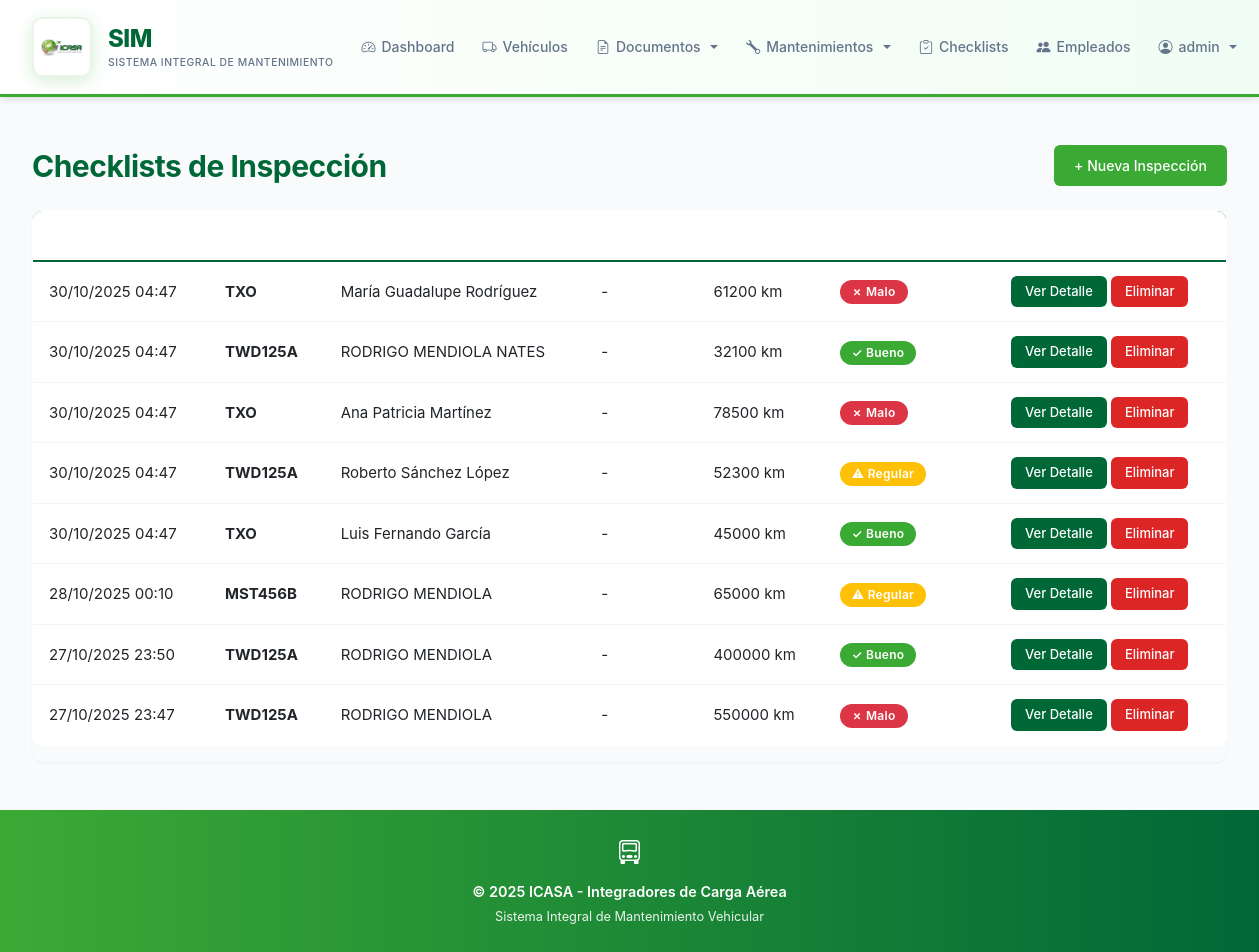
Screenshot of /checklists/ (signed in) with the database file from the repository.
### vehicles/models.py (models this page shows, shortened)
class VehicleChecklist(models.Model):
    STATUS_CHOICES = [('Bueno', 'Bueno'), ('Regular', 'Regular'), ('Malo', 'Malo')]
    STATION_CHOICES = [
        ('Aguascalientes', 'Aguascalientes'),
        ('Baja California', 'Baja California'),
        ('Baja California Sur', 'Baja California Sur'),
        ('Campeche', 'Campeche'),
        ('Chiapas', 'Chiapas'),
        ('Chihuahua', 'Chihuahua'),
        ('Ciudad de México', 'Ciudad de México'),
        ('Coahuila', 'Coahuila'),
        ('Colima', 'Colima'),
        ('Durango', 'Durango'),
        ('Estado de México', 'Estado de México'),
        ('Guanajuato', 'Guanajuato'),
        ('Guerrero', 'Guerrero'),
        ('Hidalgo', 'Hidalgo'),
        ('Jalisco', 'Jalisco'),
        ('Michoacán', 'Michoacán'),
        ('Morelos', 'Morelos'),
        ('Nayarit', 'Nayarit'),
        ('Nuevo León', 'Nuevo León'),
        ('Oaxaca', 'Oaxaca'),
        ('Puebla', 'Puebla'),
        ('Querétaro', 'Querétaro'),
        ('Quintana Roo', 'Quintana Roo'),
        ('San Luis Potosí', 'San Luis Potosí'),
        ('Sinaloa', 'Sinaloa'),
        ('Sonora', 'Sonora'),
        ('Tabasco', 'Tabasco'),
        ('Tamaulipas', 'Tamaulipas'),
        ('Tlaxcala', 'Tlaxcala'),
        ('Veracruz', 'Veracruz'),
        ('Yucatán', 'Yucatán'),
        ('Zacatecas', 'Zacatecas'),
    ]
    vehicle = models.ForeignKey(Vehicle, on_delete=models.CASCADE, related_name='checklists')
    driver_name = models.CharField(max_length=100)
    station = models.CharField(max_length=100, choices=STATION_CHOICES, blank=True, null=True, verbose_name='Estación')
    inspection_date = models.DateTimeField(auto_now_add=True)
    tires_condition = models.CharField(max_length=10, choices=STATUS_CHOICES)
    tires_pressure = models.CharField(max_length=10, choices=STATUS_CHOICES)
    lights = models.CharField(max_length=10, choices=STATUS_CHOICES)
    mirrors = models.CharField(max_length=10, choices=STATUS_CHOICES)
    windshield = models.CharField(max_length=10, choices=STATUS_CHOICES)
    wipers = models.CharField(max_length=10, choices=STATUS_CHOICES)
    body_damage = models.CharField(max_length=10, choices=STATUS_CHOICES)
    seat_belts = models.CharField(max_length=10, choices=STATUS_CHOICES)
    horn = models.CharField(max_length=10, choices=STATUS_CHOICES)
    dashboard_lights = models.CharField(max_length=10, choices=STATUS_CHOICES)
    air_conditioning = models.CharField(max_length=10, choices=STATUS_CHOICES)
    brakes = models.CharField(max_length=10, choices=STATUS_CHOICES)
    engine = models.CharField(max_length=10, choices=STATUS_CHOICES)
    oil_level = models.CharField(max_length=10, choices=STATUS_CHOICES)
    coolant_level = models.CharField(max_length=10, choices=STATUS_CHOICES)
    battery = models.CharField(max_length=10, choices=STATUS_CHOICES)
    fire_extinguisher = models.CharField(max_length=10, choices=STATUS_CHOICES)
    first_aid_kit = models.CharField(max_length=10, choices=STATUS_CHOICES)
    warning_triangles = models.CharField(max_length=10, choices=STATUS_CHOICES)
    observations = models.TextField(blank=True)
    odometer_reading = models.IntegerField()
    fuel_level = models.CharField(max_length=20, choices=[('Lleno', 'Lleno'), ('3/4', '3/4'), ('1/2', '1/2'), ('1/4', '1/4'), ('Vacío', 'Vacío')])
    class Meta:
        ordering = ['-inspection_date']
    @property
    def overall_status(self):
        statuses = [self.tires_condition, self.tires_pressure, self.lights, self.mirrors, self.windshield, self.wipers, self.body_damage, self.seat_belts, self.horn, self.dashboard_lights, self.air_conditioning, self.brakes, self.engine, self.oil_level, self.coolant_level, self.battery, self.fire_extinguisher, self.first_aid_kit, self.warning_triangles]
        if 'Malo' in statuses:
            return 'Malo'
        elif 'Regular' in statuses:
            return 'Regular'
        return 'Bueno'

class Vehicle(models.Model):
    STATUS_CHOICES = [
        ('Active', 'Active'),
        ('Maintenance', 'Maintenance'),
        ('Out of service', 'Out of service')
    ]
    STATION_CHOICES = [
        ('Aguascalientes', 'Aguascalientes'),
        ('Baja California', 'Baja California'),
        ('Baja California Sur', 'Baja California Sur'),
        ('Campeche', 'Campeche'),
        ('Chiapas', 'Chiapas'),
        ('Chihuahua', 'Chihuahua'),
        ('Ciudad de México', 'Ciudad de México'),
        ('Coahuila', 'Coahuila'),
        ('Colima', 'Colima'),
        ('Durango', 'Durango'),
        ('Estado de México', 'Estado de México'),
        ('Guanajuato', 'Guanajuato'),
        ('Guerrero', 'Guerrero'),
        ('Hidalgo', 'Hidalgo'),
        ('Jalisco', 'Jalisco'),
        ('Michoacán', 'Michoacán'),
        ('Morelos', 'Morelos'),
        ('Nayarit', 'Nayarit'),
        ('Nuevo León', 'Nuevo León'),
        ('Oaxaca', 'Oaxaca'),
        ('Puebla', 'Puebla'),
        ('Querétaro', 'Querétaro'),
        ('Quintana Roo', 'Quintana Roo'),
        ('San Luis Potosí', 'San Luis Potosí'),
        ('Sinaloa', 'Sinaloa'),
        ('Sonora', 'Sonora'),
        ('Tabasco', 'Tabasco'),
        ('Tamaulipas', 'Tamaulipas'),
        ('Tlaxcala', 'Tlaxcala'),
        ('Veracruz', 'Veracruz'),
        ('Yucatán', 'Yucatán'),
        ('Zacatecas', 'Zacatecas'),
    ]
    plate = models.CharField(max_length=10, unique=True, verbose_name='Placa')
    brand = models.CharField(max_length=50, verbose_name='Marca')
    model = models.CharField(max_length=50, verbose_name='Modelo')
    year = models.IntegerField(
        validators=[MinValueValidator(1900), MaxValueValidator(datetime.now().year + 1)],
        verbose_name='Año'
    )
    status = models.CharField(max_length=20, choices=STATUS_CHOICES, default='Active', verbose_name='Estado')
    station = models.CharField(max_length=100, choices=STATION_CHOICES, blank=True, null=True, verbose_name='Estación')
    photo = models.ImageField(upload_to='vehicles/', null=True, blank=True, verbose_name='Foto')
    created_at = models.DateTimeField(auto_now_add=True, null=True, blank=True)
    updated_at = models.DateTimeField(auto_now=True, null=True, blank=True)
    class Meta:
        ordering = ['-created_at']
        verbose_name = 'Vehículo'
        verbose_name_plural = 'Vehículos'
        indexes = [models.Index(fields=['plate'])]

### vehicles/views_checklist.py (the view)
# urls.py: path('checklists/', ChecklistListView.as_view(), name='checklist_list'),
class ChecklistListView(LoginRequiredMixin, ListView):
    model = VehicleChecklist
    template_name = 'vehicles/checklist_list.html'
    context_object_name = 'checklists'
    paginate_by = 20

### vehicles/templates/vehicles/checklist_list.html (shortened to what this page needs)
{% extends 'vehicles/base.html' %}
{% block content %}
<div class="d-flex justify-content-between align-items-center mb-4">
    <h1>Checklists de Inspección</h1>
    <a href="{% url 'checklist_create' %}" class="btn btn-primary">+ Nueva Inspección</a>
</div>
{% if checklists %}
<div class="table-responsive">
    <table class="table table-hover">
        <thead>
            <tr>
                <th>Fecha</th>
                <th>Vehículo</th>
                <th>Conductor</th>
                <th>Estación</th>
                <th>Odómetro</th>
                <th>Estado General</th>
                <th>Acciones</th>
            </tr>
        </thead>
        <tbody>
        {% for checklist in checklists %}
            <tr>
                <td>{{ checklist.inspection_date|date:"d/m/Y H:i" }}</td>
                <td><strong>{{ checklist.vehicle.plate }}</strong></td>
                <td>{{ checklist.driver_name }}</td>
                <td>{{ checklist.station|default:"-" }}</td>
                <td>{{ checklist.odometer_reading }} km</td>
                <td>
                    {% if checklist.overall_status == 'Bueno' %}
                        <span class="badge bg-success">✓ Bueno</span>
                    {% elif checklist.overall_status == 'Regular' %}
                        <span class="badge bg-warning">⚠ Regular</span>
                    {% else %}
                        <span class="badge bg-danger">✗ Malo</span>
                    {% endif %}
                </td>
                <td>
                    <a href="{% url 'checklist_detail' checklist.pk %}" class="btn btn-sm btn-info">Ver Detalle</a>
                    <a href="{% url 'checklist_delete' checklist.pk %}" class="btn btn-sm btn-danger">Eliminar</a>
                </td>
            </tr>
        {% endfor %}
        </tbody>
    </table>
</div>
{% else %}
<div class="alert alert-info">
    No hay checklists registrados. <a href="{% url 'checklist_create' %}">Crear el primero</a>
</div>
{% endif %}
{% endblock %}

### vehicles/templates/vehicles/includes/navbar.html (shortened to what this page needs)
<nav class="navbar navbar-expand-lg navbar-light">
    <div class="container">
        <a class="navbar-brand" href="{% url 'dashboard' %}">
            {% load static %}
            <div class="logo-icon">
                <img src="{% static 'images/ICASA.jpg' %}" alt="ICASA Logo">
            </div>
            <div style="display:flex; flex-direction:column; line-height:1.2; gap:0.2rem;">
                <span style="font-weight:800; font-size:1.5rem; color:#006837; letter-spacing:-0.5px;">SIM</span>
                <span style="font-size:0.65rem; color:#64748b; font-weight:500; text-transform:uppercase; letter-spacing:0.5px;">Sistema Integral de Mantenimiento</span>
            </div>
        </a>
        <div class="collapse navbar-collapse" id="navbarNav">
            <ul class="navbar-nav ms-auto align-items-center">
                <li class="nav-item">
                    <a class="nav-link" href="{% url 'dashboard' %}">
                        <i class="bi bi-speedometer2"></i> Dashboard
                    </a>
                </li>
                <li class="nav-item">
                    <a class="nav-link" href="{% url 'vehicle_list' %}">
                        <i class="bi bi-truck"></i> Vehículos
                    </a>
                </li>
                {% if perms.vehicles.view_document %}
                <li class="nav-item dropdown">
                    <a class="nav-link dropdown-toggle" href="#" id="documentsDropdown" role="button" data-bs-toggle="dropdown">
                        <i class="bi bi-file-earmark-text"></i> Documentos
                    </a>
                </li>
                {% endif %}
                {% if perms.vehicles.view_maintenance %}
                <li class="nav-item dropdown">
                    <a class="nav-link dropdown-toggle" href="#" id="maintenanceDropdown" role="button" data-bs-toggle="dropdown">
                        <i class="bi bi-wrench"></i> Mantenimientos
                    </a>
                </li>
                {% endif %}
                <li class="nav-item">
                    <a class="nav-link" href="{% url 'checklist_list' %}">
                        <i class="bi bi-clipboard-check"></i> Checklists
                    </a>
                </li>
                {% if perms.vehicles.view_driver %}
                <li class="nav-item">
                    <a class="nav-link" href="{% url 'driver_list' %}">
                        <i class="bi bi-people-fill"></i> Empleados
                    </a>
                </li>
                {% endif %}
                {% if user.is_authenticated %}
                <li class="nav-item dropdown">
                    <a class="nav-link dropdown-toggle" href="#" id="userDropdown" role="button" data-bs-toggle="dropdown">
                        <i class="bi bi-person-circle"></i> {{ user.username }}
                    </a>
                </li>
                {% endif %}
            </ul>
        </div>
    </div>
</nav>

### static/css/main.css (style rules this page uses)
:root { --primary-color: #3BAA35; --secondary-color: #006837; --accent-color: #3BAA35; --accent-dark: #006837; --accent-muted: #e8f5e7; --metallic-gray: #A7A9AC; --nav-bg: #ffffff; --success-color: #3BAA35; --warning-color: #f59e0b; --danger-color: #dc2626; --info-color: #006837; --light-bg: #f8fafc; --card-bg: #ffffff; --border-color: #e2e8f0; --text-primary: #1e293b; --text-secondary: #64748b; --text-muted: #94a3b8; --shadow-sm: 0 1px 2px 0 rgba(0, 0, 0, 0.05); --shadow-md: 0 4px 6px -1px rgba(0, 0, 0, 0.1); --shadow-lg: 0 10px 15px -3px rgba(0, 0, 0, 0.1); --shadow-xl: 0 20px 25px -5px rgba(0, 0, 0, 0.1); --radius-sm: 6px; --radius-md: 10px; --radius-lg: 12px; --spacing-xs: 0.5rem; --spacing-sm: 0.75rem; --spacing-md: 1rem; --spacing-lg: 1.5rem; --spacing-xl: 2rem; }
* { margin: 0; padding: 0; box-sizing: border-box; }
body { font-family: 'Inter', -apple-system, BlinkMacSystemFont, 'Segoe UI', Roboto, sans-serif; background-color: var(--light-bg); color: var(--text-primary); line-height: 1.6; font-size: 15px; -webkit-font-smoothing: antialiased; -moz-osx-font-smoothing: grayscale; }
.navbar { background: linear-gradient(to right, #ffffff 0%, #f0fdf4 100%); padding: 0.75rem 0; border-bottom: 3px solid var(--primary-color); box-shadow: var(--shadow-md); }
.navbar .container { display: flex; align-items: center; justify-content: space-between; }
.navbar-collapse { flex-grow: 0; }
.navbar-nav { gap: 0.25rem; }
.navbar-brand { font-weight: 700; font-size: 1.5rem; letter-spacing: -0.3px; display: flex; align-items: center; gap: 1rem; transition: opacity 0.2s ease; color: var(--primary-color) !important; }
.logo-icon { width: 60px; height: 60px; background: white; border-radius: 10px; display: flex; align-items: center; justify-content: center; padding: 6px; box-shadow: 0 4px 16px rgba(59, 170, 53, 0.2); border: 2px solid var(--accent-muted); }
.logo-icon img { width: 100%; height: 100%; object-fit: contain; }
.nav-link { font-weight: 500; font-size: 0.875rem; padding: 0.5rem 0.75rem !important; border-radius: var(--radius-sm); transition: all 0.2s ease; display: flex; align-items: center; gap: 0.375rem; color: var(--text-secondary) !important; white-space: nowrap; }
.btn { font-weight: 500; font-size: 0.875rem; padding: 0.625rem 1.25rem; border-radius: var(--radius-sm); transition: all 0.2s ease; border: none; display: inline-flex; align-items: center; gap: 0.5rem; cursor: pointer; }
.btn-primary { background-color: var(--primary-color); color: #ffffff; }
.btn-danger { background-color: var(--danger-color); color: white; }
.btn-info { background-color: var(--info-color); color: white; }
.btn-sm { padding: 0.375rem 0.875rem; font-size: 0.8125rem; }
.table { background-color: var(--card-bg); border-radius: var(--radius-md); overflow: hidden; border: 1px solid var(--border-color); }
.table thead { background: linear-gradient(135deg, var(--primary-color), var(--secondary-color)); color: #ffffff; border-bottom: 2px solid var(--secondary-color); }
.table thead th { font-weight: 600; font-size: 0.8125rem; text-transform: uppercase; letter-spacing: 0.5px; padding: 0.875rem 1rem; color: #ffffff; }
.table tbody td { padding: 0.875rem 1rem; vertical-align: middle; border-bottom: 1px solid #f1f5f9; }
.table-hover tbody tr { transition: background-color 0.2s ease; }
.badge { padding: 0.375rem 0.75rem; font-weight: 600; font-size: 0.75rem; border-radius: 9999px; letter-spacing: 0.3px; display: inline-flex; align-items: center; gap: 0.25rem; }
.badge.bg-success { background-color: var(--primary-color) !important; }
h1, h2, h3, h4, h5 { font-family: 'Inter', sans-serif; font-weight: 700; color: var(--secondary-color); letter-spacing: -0.5px; margin-bottom: 0; }
h1 { font-size: 1.875rem; }
.container { max-width: 1280px; padding-left: var(--spacing-xl); padding-right: var(--spacing-xl); }
.table-responsive { border-radius: var(--radius-md); box-shadow: var(--shadow-sm); }

### rows the page displays
VehicleChecklist: inspection_date "30/10/2025 04:47", vehicle.plate "TXO", driver_name "María Guadalupe Rodríguez", station "-", odometer_reading "61200", tires_condition "✗ Malo"
VehicleChecklist: inspection_date "30/10/2025 04:47", vehicle.plate "TWD125A", driver_name "RODRIGO MENDIOLA NATES", station "-", odometer_reading "32100", tires_condition "✓ Bueno"
VehicleChecklist: inspection_date "30/10/2025 04:47", vehicle.plate "TXO", driver_name "Ana Patricia Martínez", station "-", odometer_reading "78500", tires_condition "✗ Malo"
VehicleChecklist: inspection_date "30/10/2025 04:47", vehicle.plate "TWD125A", driver_name "Roberto Sánchez López", station "-", odometer_reading "52300", tires_condition "⚠ Regular"
VehicleChecklist: inspection_date "30/10/2025 04:47", vehicle.plate "TXO", driver_name "Luis Fernando García", station "-", odometer_reading "45000", tires_condition "✓ Bueno"
VehicleChecklist: inspection_date "28/10/2025 00:10", vehicle.plate "MST456B", driver_name "RODRIGO MENDIOLA", station "-", odometer_reading "65000", tires_condition "⚠ Regular"
VehicleChecklist: inspection_date "27/10/2025 23:50", vehicle.plate "TWD125A", driver_name "RODRIGO MENDIOLA", station "-", odometer_reading "400000", tires_condition "✓ Bueno"
VehicleChecklist: inspection_date "27/10/2025 23:47", vehicle.plate "TWD125A", driver_name "RODRIGO MENDIOLA", station "-", odometer_reading "550000", tires_condition "✗ Malo"

### other values shown
{{ user.username }} "admin"
